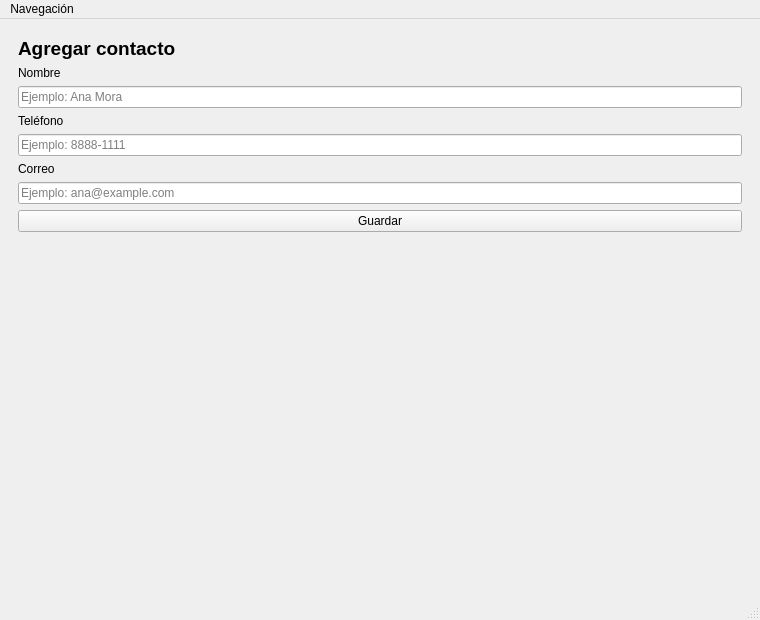
<?xml version="1.0" encoding="UTF-8"?>
<ui version="4.0">
 <class>Lab7Class</class>
 <widget class="QMainWindow" name="Lab7Class">
  <property name="geometry">
   <rect>
    <x>0</x>
    <y>0</y>
    <width>760</width>
    <height>620</height>
   </rect>
  </property>
  <property name="windowTitle">
   <string>Lab 7 — Contactos</string>
  </property>
  <widget class="QWidget" name="centralwidget">
   <layout class="QVBoxLayout" name="layoutCentral">
    <item>
     <widget class="QStackedWidget" name="stackedWidget">
      <property name="currentIndex">
       <number>0</number>
      </property>
      <widget class="QWidget" name="pageRegistrar">
       <layout class="QVBoxLayout" name="layoutRegistrar">
        <item>
         <widget class="QLabel" name="lblTituloRegistrar">
          <property name="font">
           <font>
            <pointsize>14</pointsize>
            <bold>true</bold>
           </font>
          </property>
          <property name="text">
           <string>Agregar contacto</string>
          </property>
         </widget>
        </item>
        <item>
         <widget class="QLabel" name="lblNombre">
          <property name="text">
           <string>Nombre</string>
          </property>
         </widget>
        </item>
        <item>
         <widget class="QLineEdit" name="txtNombre">
          <property name="placeholderText">
           <string>Ejemplo: Ana Mora</string>
          </property>
         </widget>
        </item>
        <item>
         <widget class="QLabel" name="lblTelefono">
          <property name="text">
           <string>Teléfono</string>
          </property>
         </widget>
        </item>
        <item>
         <widget class="QLineEdit" name="txtTelefono">
          <property name="placeholderText">
           <string>Ejemplo: 8888-1111</string>
          </property>
         </widget>
        </item>
        <item>
         <widget class="QLabel" name="lblCorreo">
          <property name="text">
           <string>Correo</string>
          </property>
         </widget>
        </item>
        <item>
         <widget class="QLineEdit" name="txtCorreo">
          <property name="placeholderText">
           <string>Ejemplo: ana@example.com</string>
          </property>
         </widget>
        </item>
        <item>
         <widget class="QPushButton" name="btnGuardar">
          <property name="text">
           <string>Guardar</string>
          </property>
         </widget>
        </item>
        <item>
         <spacer name="spacerRegistrar">
          <property name="orientation">
           <enum>Qt::Vertical</enum>
          </property>
          <property name="sizeHint" stdset="0">
           <size>
            <width>20</width>
            <height>40</height>
           </size>
          </property>
         </spacer>
        </item>
       </layout>
      </widget>
      <widget class="QWidget" name="pageContactos">
       <layout class="QVBoxLayout" name="layoutContactos">
        <item>
         <widget class="QLabel" name="lblTituloContactos">
          <property name="font">
           <font>
            <pointsize>14</pointsize>
            <bold>true</bold>
           </font>
          </property>
          <property name="text">
           <string>Contactos</string>
          </property>
         </widget>
        </item>
        <item>
         <widget class="QLabel" name="lblAyuda">
          <property name="text">
           <string>Historial de contactos. La tabla es solo de lectura.</string>
          </property>
          <property name="wordWrap">
           <bool>true</bool>
          </property>
         </widget>
        </item>
        <item>
         <widget class="QTableWidget" name="tblContactos">
          <property name="editTriggers">
           <set>QAbstractItemView::NoEditTriggers</set>
          </property>
          <property name="alternatingRowColors">
           <bool>true</bool>
          </property>
          <property name="selectionMode">
           <enum>QAbstractItemView::SingleSelection</enum>
          </property>
          <property name="selectionBehavior">
           <enum>QAbstractItemView::SelectRows</enum>
          </property>
          <property name="sortingEnabled">
           <bool>false</bool>
          </property>
          <attribute name="verticalHeaderVisible">
           <bool>false</bool>
          </attribute>
          <column>
           <property name="text">
            <string>Nombre</string>
           </property>
          </column>
          <column>
           <property name="text">
            <string>Teléfono</string>
           </property>
          </column>
          <column>
           <property name="text">
            <string>Correo</string>
           </property>
          </column>
         </widget>
        </item>
        <item>
         <widget class="QGroupBox" name="grpEdicion">
          <property name="visible">
           <bool>false</bool>
          </property>
          <property name="title">
           <string>Editar contacto seleccionado</string>
          </property>
          <layout class="QFormLayout" name="formEdicion">
           <item row="0" column="0">
            <widget class="QLabel" name="lblEditNombre">
             <property name="text">
              <string>Nombre</string>
             </property>
            </widget>
           </item>
           <item row="0" column="1">
            <widget class="QLineEdit" name="txtEditNombre"/>
           </item>
           <item row="1" column="0">
            <widget class="QLabel" name="lblEditTelefono">
             <property name="text">
              <string>Teléfono</string>
             </property>
            </widget>
           </item>
           <item row="1" column="1">
            <widget class="QLineEdit" name="txtEditTelefono"/>
           </item>
           <item row="2" column="0">
            <widget class="QLabel" name="lblEditCorreo">
             <property name="text">
              <string>Correo</string>
             </property>
            </widget>
           </item>
           <item row="2" column="1">
            <widget class="QLineEdit" name="txtEditCorreo"/>
           </item>
           <item row="3" column="0" colspan="2">
            <widget class="QPushButton" name="btnGuardarCambios">
             <property name="text">
              <string>Guardar cambios</string>
             </property>
            </widget>
           </item>
          </layout>
         </widget>
        </item>
        <item>
         <widget class="QPushButton" name="btnEliminar">
          <property name="visible">
           <bool>false</bool>
          </property>
          <property name="text">
           <string>Eliminar seleccionado</string>
          </property>
         </widget>
        </item>
       </layout>
      </widget>
     </widget>
    </item>
   </layout>
  </widget>
  <widget class="QMenuBar" name="menubar">
   <property name="geometry">
    <rect>
     <x>0</x>
     <y>0</y>
     <width>760</width>
     <height>33</height>
    </rect>
   </property>
   <widget class="QMenu" name="menuNavegacion">
    <property name="title">
     <string>Navegación</string>
    </property>
    <addaction name="actionRegistrar"/>
    <addaction name="actionHistorial"/>
    <addaction name="actionEditar"/>
    <addaction name="actionEliminar"/>
   </widget>
   <addaction name="menuNavegacion"/>
  </widget>
  <widget class="QStatusBar" name="statusbar"/>
  <action name="actionRegistrar">
   <property name="text">
    <string>Registrar</string>
   </property>
  </action>
  <action name="actionHistorial">
   <property name="text">
    <string>Historial</string>
   </property>
  </action>
  <action name="actionEditar">
   <property name="text">
    <string>Editar</string>
   </property>
  </action>
  <action name="actionEliminar">
   <property name="text">
    <string>Eliminar</string>
   </property>
  </action>
 </widget>
 <resources/>
 <connections/>
</ui>
